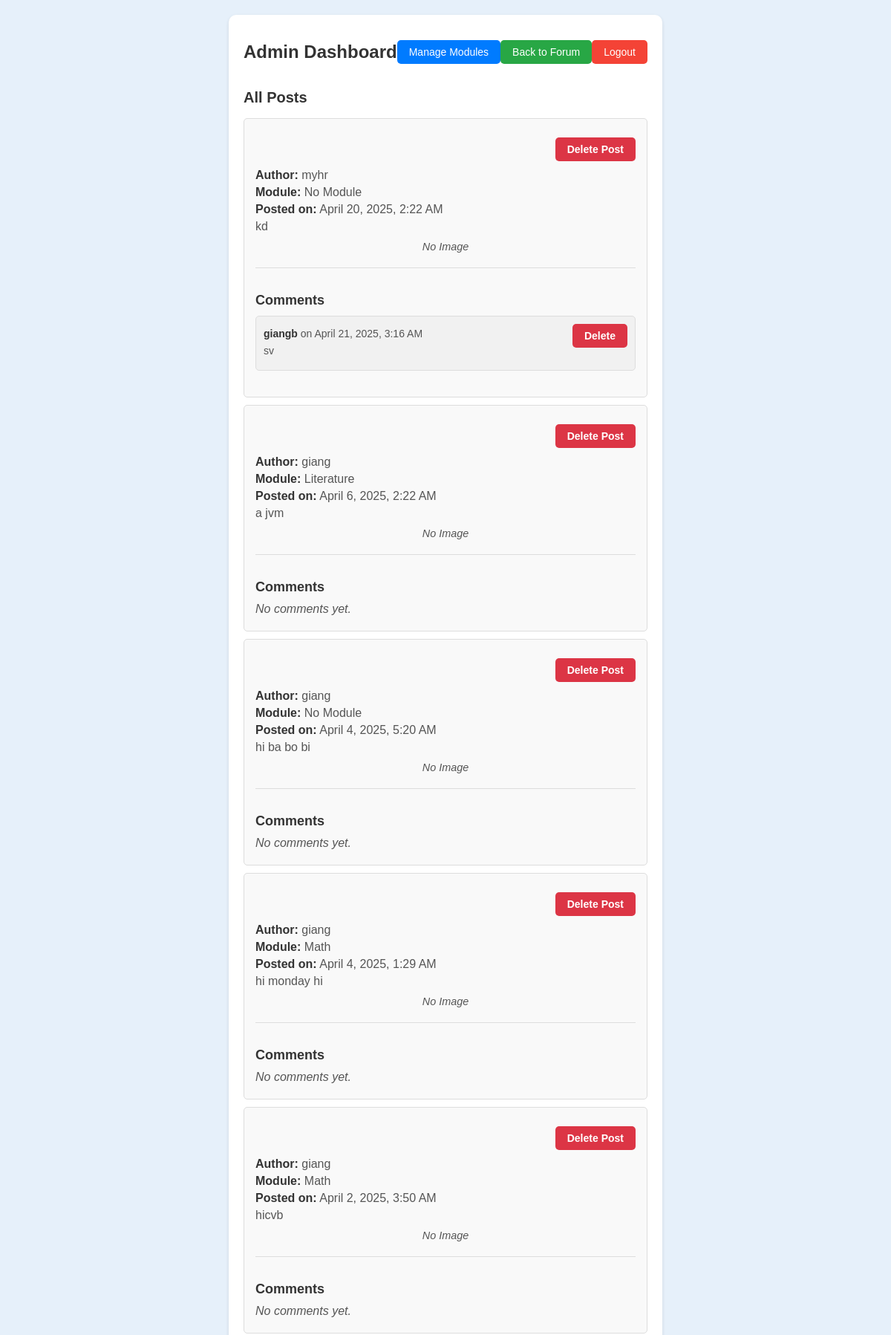
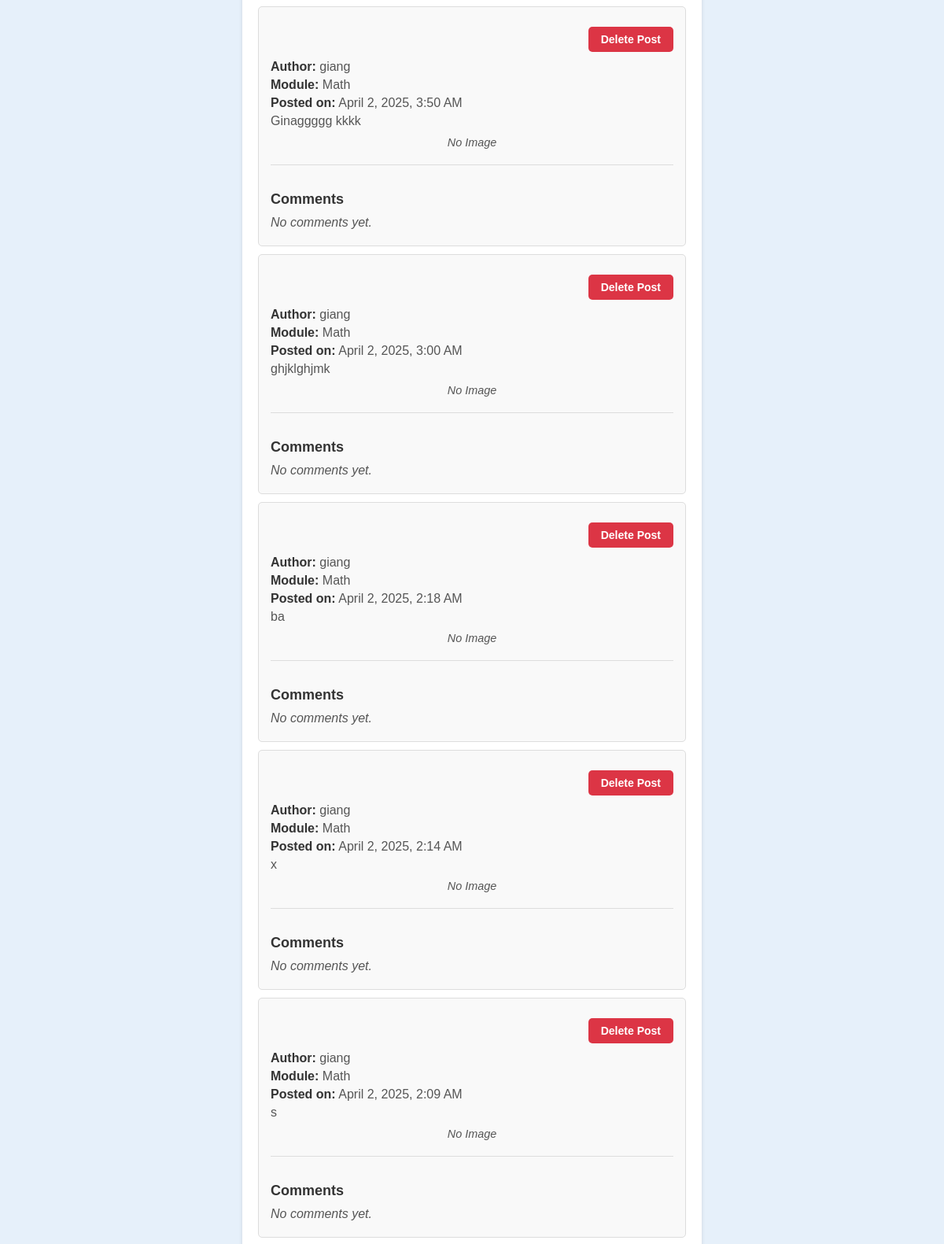
Screenshot of /admin/dashboard.php (signed in, upper part) with the database file from the repository (2 pictures, top to bottom).
### tables this page shows
CREATE TABLE `posts` (
  `id` int(11) NOT NULL,
  `content` text NOT NULL,
  `created_at` timestamp NOT NULL DEFAULT current_timestamp() ON UPDATE current_timestamp(),
  `image` varchar(255) DEFAULT NULL,
  `module_id` int(11) DEFAULT NULL,
  `user_id` int(11) NOT NULL,
  `updated_at` timestamp NULL DEFAULT NULL
);

CREATE TABLE `users` (
  `id` int(11) NOT NULL,
  `username` varchar(255) NOT NULL,
  `password` varchar(255) NOT NULL,
  `email` varchar(255) NOT NULL,
  `created_at` timestamp NOT NULL DEFAULT current_timestamp() ON UPDATE current_timestamp(),
  `bio` text DEFAULT NULL,
  `avatar` varchar(255) DEFAULT NULL,
  `gender` enum('Male','Female','Other') DEFAULT NULL,
  `dob` date DEFAULT NULL
);

CREATE TABLE `comments` (
  `id` int(11) NOT NULL,
  `post_id` int(11) NOT NULL,
  `user_id` int(11) NOT NULL,
  `content` text NOT NULL,
  `created_at` timestamp NOT NULL DEFAULT current_timestamp() ON UPDATE current_timestamp()
);

CREATE TABLE `modules` (
  `id` int(11) NOT NULL,
  `name` varchar(255) DEFAULT NULL
);

### admin/dashboard.php (called while the page is built, shortened)
<?php
include '../includes/DatabaseConnection.php';
$query = "
    SELECT
        p.id, p.content, p.image, p.created_at, p.user_id,
        u.username,
        m.name AS module_name
    FROM posts p
    INNER JOIN users u ON p.user_id = u.id
    LEFT JOIN modules m ON p.module_id = m.id
    ORDER BY p.created_at DESC
";
$statement = $pdo->prepare($query);
$statement->execute();
$posts = $statement->fetchAll(PDO::FETCH_ASSOC);
foreach ($posts as &$post) {
    $commentQuery = "
        SELECT
            c.id, c.content, c.created_at, c.user_id,
            u.username AS commenter_username
        FROM comments c
        INNER JOIN users u ON c.user_id = u.id
        WHERE c.post_id = ?
        ORDER BY c.created_at ASC
    ";
    $commentStmt = $pdo->prepare($commentQuery);
    $commentStmt->execute([$post['id']]);
    $post['comments'] = $commentStmt->fetchAll(PDO::FETCH_ASSOC);
}
include 'dashboard.html.php';

### admin/dashboard.html.php (the view, shortened to what this page needs)
<!DOCTYPE html>
<html lang="en">
<head>
    <link rel="stylesheet" href="/questionforum/styles.css">
</head>
<body>
    <div class="admin-container">
        <div class="admin-header">
            <h1>Admin Dashboard</h1>
            <a href="/questionforum/admin/manage_modules.php" class="manage-btn">Manage Modules</a>
            <a href="/questionforum/index.php" class="back-btn">Back to Forum</a>
            <a href="/questionforum/login/logout.php" class="logout-btn">Logout</a>
        </div>
        <h2>All Posts</h2>
        <?php if (!empty($posts)): ?>
            <ul class="admin-post-list">
                <?php foreach ($posts as $post): ?>
                    <li class="admin-post-item">
                        <div class="post-header">
                            <div class="post-actions">
                                <a href="/questionforum/admin/delete_post.php?id=<?= $post['id'] ?>" class="delete-btn" onclick="return confirm('Are you sure you want to delete this post?');">Delete Post</a>
                            </div>
                        </div>
                        <p><strong>Author:</strong> <?= htmlspecialchars($post['username']) ?></p>
                        <p><strong>Module:</strong> <?= htmlspecialchars($post['module_name'] ?? 'No Module') ?></p>
                        <p><strong>Posted on:</strong> <?= date('F j, Y, g:i A', strtotime($post['created_at'])) ?></p>
                        <p><?= nl2br(htmlspecialchars($post['content'])) ?></p>
                        <div class="post-image-container">
                            <?php if (!empty($post['image']) && file_exists($_SERVER['DOCUMENT_ROOT'] . '/questionforum/' . $post['image'])): ?>
                                <img src="/questionforum/<?= htmlspecialchars($post['image']) ?>" alt="Post Image" class="post-image">
                            <?php else: ?>
                                <p class="no-image">No Image</p>
                            <?php endif; ?>
                        </div>
                        <div class="comments-section">
                            <h3>Comments</h3>
                            <?php if (!empty($post['comments'])): ?>
                                <ul class="comment-list">
                                    <?php foreach ($post['comments'] as $comment): ?>
                                        <li class="comment-item">
                                            <p class="comment-meta">
                                                <strong><?= htmlspecialchars($comment['commenter_username'] ?? 'Anonymous') ?></strong>
                                                on <?= date('F j, Y, g:i A', strtotime($comment['created_at'])) ?>
                                            </p>
                                            <p class="comment-content"><?= nl2br(htmlspecialchars($comment['content'])) ?></p>
                                            <div class="comment-actions">
                                                <a href="/questionforum/admin/delete_comment.php?id=<?= $comment['id'] ?>&post_id=<?= $post['id'] ?>" class="delete-btn comment-delete-btn" onclick="return confirm('Are you sure you want to delete this comment?');">Delete</a>
                                            </div>
                                        </li>
                                    <?php endforeach; ?>
                                </ul>
                            <?php else: ?>
                                <p class="no-comments">No comments yet.</p>
                            <?php endif; ?>
                        </div>
                    </li>
                <?php endforeach; ?>
            </ul>
        <?php else: ?>
            <p>No posts available.</p>
        <?php endif; ?>
    </div>
</body>
</html>

### styles.css (style rules this page uses)
body { font-family: Arial, sans-serif; margin: 0; padding: 0; background-color: #e6f0fa; display: flex; min-height: 100vh; }
.logout-btn { color: white; background-color: #f44336; padding: 5px 10px; border-radius: 5px; transition: background-color 0.3s; }
.delete-btn { background-color: #f44336; color: white; border: none; padding: 10px 20px; border-radius: 5px; cursor: pointer; font-weight: bold; transition: background-color 0.3s; }
.post-image-container { margin: 10px 0; text-align: center; }
.no-image { color: #f44336; font-style: italic; font-size: 0.9em; margin: 0; }
.post-actions { margin-top: 10px; display: flex; gap: 10px; }
.edit-btn, .delete-btn { display: inline-block; padding: 8px 15px; border-radius: 5px; text-decoration: none; font-size: 0.9em; transition: background-color 0.3s; }
.comments-section { margin-top: 20px; border-top: 1px solid #ddd; padding-top: 15px; }
.comments-section h3 { font-size: 1.2em; margin-bottom: 10px; color: #333; }
.comment-list { list-style: none; padding: 0; margin: 0 0 20px 0; }
.comment-item { position: relative; background: #f9f9f9; border: 1px solid #ddd; border-radius: 5px; padding: 10px; margin-bottom: 10px; }
.comment-meta { font-size: 0.85em; color: #666; margin: 0 0 5px 0; }
.comment-content { margin: 0; line-height: 1.5; font-size: 0.95em; }
.comment-actions { position: absolute; top: 10px; right: 10px; margin-top: 0; }
.comment-delete-btn { padding: 4px 8px; font-size: 0.8em; background-color: #f44336; color: #fff; border-radius: 3px; transition: background-color 0.3s; }
.no-comments { font-style: italic; color: #666; margin: 0; }
body { background-color: #e6f0fa; font-family: Arial, sans-serif; margin: 0; padding: 0; }
.admin-container { max-width: 800px; margin: 20px auto; padding: 20px; background-color: #fff; border-radius: 10px; box-shadow: 0 2px 5px rgba(0, 0, 0, 0.1); }
.admin-header { display: flex; justify-content: space-between; align-items: center; margin-bottom: 20px; }
.admin-header h1 { font-size: 24px; color: #333; }
.back-btn, .logout-btn { padding: 8px 16px; color: white; text-decoration: none; border-radius: 5px; font-size: 14px; }
.back-btn { background-color: #28a745; }
.admin-container h2 { font-size: 20px; color: #333; margin-bottom: 15px; }
.admin-post-list { list-style: none; padding: 0; }
.admin-post-item { background-color: #f9f9f9; padding: 15px; margin-bottom: 10px; border-radius: 5px; border: 1px solid #ddd; }
.admin-post-item p { margin: 5px 0; color: #555; }
.admin-post-item p strong { color: #333; }
.delete-btn { display: inline-block; padding: 8px 16px; background-color: #dc3545; color: white; text-decoration: none; border-radius: 5px; font-size: 14px; }
.no-image { color: #555; font-style: italic; }
.comments-section { margin-top: 20px; }
.comments-section h3 { font-size: 18px; color: #333; margin-bottom: 10px; }
.comment-list { list-style: none; padding: 0; }
.comment-item { background-color: #f1f1f1; padding: 10px; margin-bottom: 10px; border-radius: 5px; border: 1px solid #ddd; }
.comment-meta { font-size: 14px; color: #555; margin-bottom: 5px; }
.comment-meta strong { color: #333; }
.comment-content { font-size: 14px; color: #333; margin-bottom: 5px; }
.comment-actions { text-align: right; }
.comment-delete-btn { padding: 5px 10px; font-size: 12px; }
.no-comments { font-style: italic; color: #555; }
.post-header { display: flex; justify-content: flex-end; margin-bottom: 10px; }
.post-actions { text-align: right; }
.manage-btn { padding: 8px 16px; background-color: #007bff; color: white; text-decoration: none; border-radius: 5px; font-size: 14px; }

### rows the page displays
posts: user.username "myhr", module_name "No Module", created_at "April 20, 2025, 2:22 AM", content "kd", shows "No Image"
comments: user.username "giangb", created_at "April 21, 2025, 3:16 AM", content "sv"
posts: user.username "giang", module.name "Literature", created_at "April 6, 2025, 2:22 AM", content "a jvm", shows "No Image", shows "No comments yet."
posts: user.username "giang", module_name "No Module", created_at "April 4, 2025, 5:20 AM", content "hi ba bo bi", shows "No Image", shows "No comments yet."
posts: user.username "giang", module.name "Math", created_at "April 4, 2025, 1:29 AM", content "hi monday hi", shows "No Image", shows "No comments yet."
posts: user.username "giang", module.name "Math", created_at "April 2, 2025, 3:50 AM", content "hicvb", shows "No Image", shows "No comments yet."
posts: user.username "giang", module.name "Math", created_at "April 2, 2025, 3:50 AM", content "Ginaggggg kkkk", shows "No Image", shows "No comments yet."
posts: user.username "giang", module.name "Math", created_at "April 2, 2025, 3:00 AM", content "ghjklghjmk", shows "No Image", shows "No comments yet."
posts: user.username "giang", module.name "Math", created_at "April 2, 2025, 2:18 AM", content "ba", shows "No Image", shows "No comments yet."
posts: user.username "giang", module.name "Math", created_at "April 2, 2025, 2:14 AM", content "x", shows "No Image", shows "No comments yet."
posts: user.username "giang", module.name "Math", created_at "April 2, 2025, 2:09 AM", content "s", shows "No Image", shows "No comments yet."
